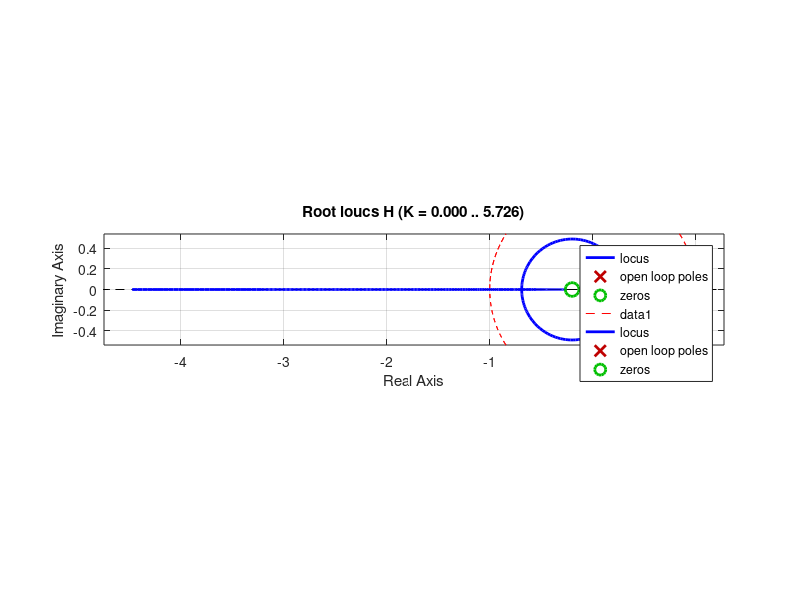

Write MATLAB code to recreate this figure.
%% Student ID
ID_STUDENT_1 = 302363049;
disp(ID_STUDENT_1)
%% 1 Discrete control 1
H=tf([0 21/2 -19/2],[1 -2 1],-1)
t=-pi:0.01:pi;
a=exp(-1i.*t);
plot(a,'r--')
hold on
rlocus(H)
axis equal

%% Discrete control 2
H=tf([0 1 0.2],[1 -1 0],-1)
t=-pi:0.01:pi;
a=exp(-1i.*t);
plot(a,'r--')
hold on
rlocus(H);
axis equal